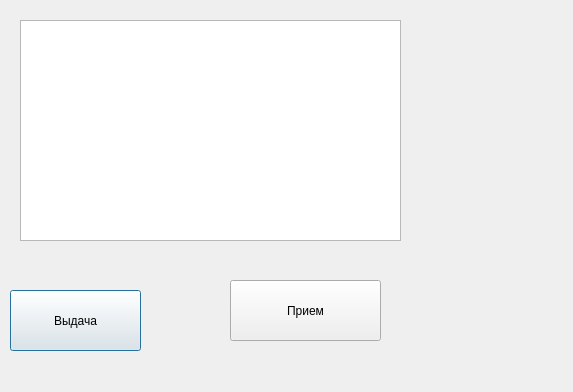
<?xml version="1.0" encoding="UTF-8"?>
<ui version="4.0">
 <class>Info_give</class>
 <widget class="QDialog" name="Info_give">
  <property name="geometry">
   <rect>
    <x>0</x>
    <y>0</y>
    <width>573</width>
    <height>392</height>
   </rect>
  </property>
  <property name="windowTitle">
   <string>Dialog</string>
  </property>
  <widget class="QPushButton" name="pushButton">
   <property name="geometry">
    <rect>
     <x>10</x>
     <y>290</y>
     <width>131</width>
     <height>61</height>
    </rect>
   </property>
   <property name="text">
    <string>Выдача</string>
   </property>
  </widget>
  <widget class="QPushButton" name="pushButton_2">
   <property name="geometry">
    <rect>
     <x>230</x>
     <y>280</y>
     <width>151</width>
     <height>61</height>
    </rect>
   </property>
   <property name="text">
    <string>Прием</string>
   </property>
  </widget>
  <widget class="QTableView" name="tableView">
   <property name="geometry">
    <rect>
     <x>20</x>
     <y>20</y>
     <width>381</width>
     <height>221</height>
    </rect>
   </property>
  </widget>
 </widget>
 <resources/>
 <connections/>
</ui>
